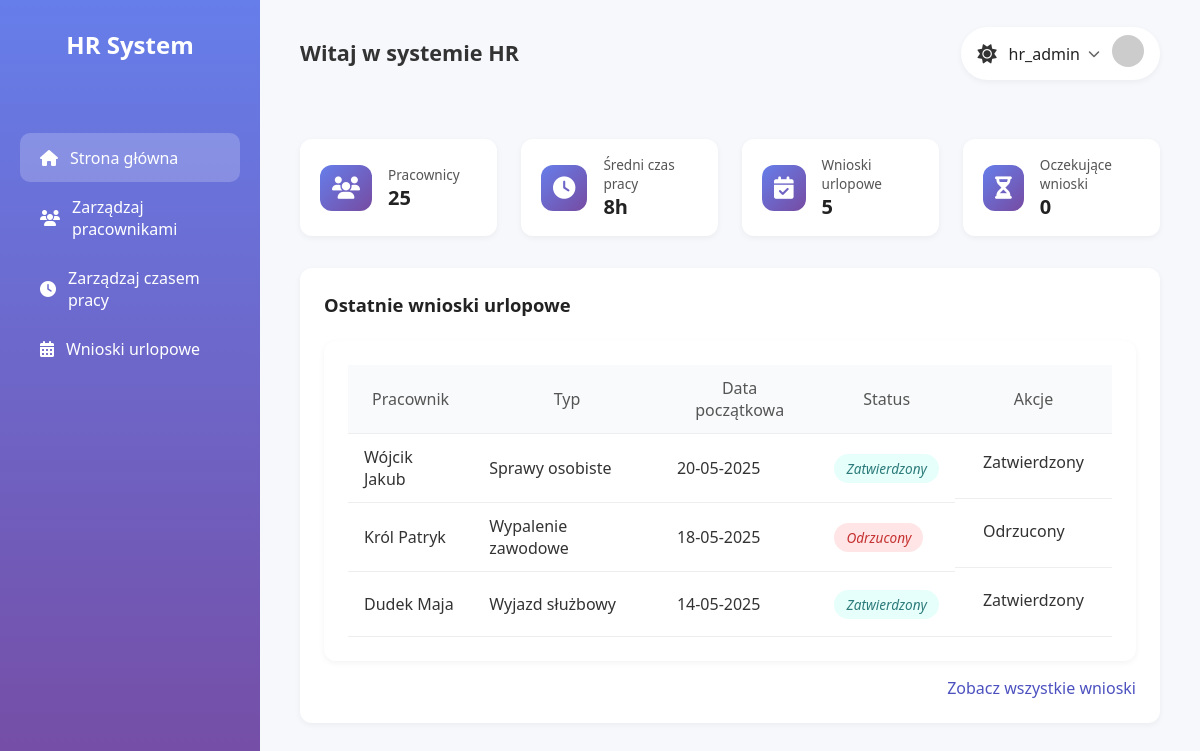
/dashboard.php (signed in), run on the app's committed database.
### tables this page shows
CREATE TABLE `urlopy` (
  `id` int(11) NOT NULL,
  `pracownik_id` int(11) NOT NULL,
  `data_rozpoczecia` date NOT NULL,
  `data_zakonczenia` date NOT NULL,
  `powod` varchar(255) DEFAULT NULL,
  `status` enum('oczekujący','zatwierdzony','odrzucony') DEFAULT 'oczekujący'
);

CREATE TABLE `pracownicy` (
  `id` int(11) NOT NULL,
  `imie` varchar(100) NOT NULL,
  `nazwisko` varchar(100) NOT NULL,
  `dzial` varchar(100) NOT NULL,
  `stanowisko` varchar(100) NOT NULL,
  `telefon` varchar(20) DEFAULT NULL,
  `email` varchar(100) DEFAULT NULL,
  `urlop` tinyint(1) DEFAULT 0
);

### dashboard.php (the view, shortened to what this page needs)
<?php
$conn = new mysqli('localhost', 'root', '', 'HRDASHBOARD');
$employeeCount = $conn->query("SELECT COUNT(*) as total FROM pracownicy")->fetch_assoc()['total'];
$leaveRequestsCount = $conn->query("SELECT COUNT(*) as total FROM urlopy")->fetch_assoc()['total'];
$pendingLeaveCount = $conn->query("SELECT COUNT(*) as total FROM urlopy WHERE status LIKE '%oczek%'")->fetch_assoc()['total'];
$avgHoursResult = $conn->query("SELECT AVG(TIME_TO_SEC(TIMEDIFF(godzina_zakonczenia, godzina_rozpoczecia))/3600) as avg_hours FROM grafik_pracy WHERE status = 'obecny'");
$avgHours = ($avgHoursResult && $row = $avgHoursResult->fetch_assoc()) ? round($row['avg_hours'], 2) : 40.00;
$recentLeavesResult = $conn->query("SELECT u.id, p.imie, p.nazwisko, u.powod, u.data_rozpoczecia, u.status FROM urlopy u JOIN pracownicy p ON u.pracownik_id = p.id ORDER BY u.data_rozpoczecia DESC LIMIT 3");
?>
<!DOCTYPE html>
<html lang="pl">
<head>
    <link rel="stylesheet" href="css/common.css">
    <link rel="stylesheet" href="css/dashboard.css">
    <link rel="stylesheet" href="css/leave.css">
    <link rel="stylesheet" href="https://cdnjs.cloudflare.com/ajax/libs/font-awesome/6.4.0/css/all.min.css">
</head>
<body class="theme-light">
<div class="dashboard-container">
    <aside class="sidebar">
        <div class="logo"><h2>HR System</h2></div>
        <nav class="menu">
            <a href="dashboard.php" class="menu-item active"><i class="fas fa-home"></i><span>Strona główna</span></a>
            <a href="manage_employees.php" class="menu-item"><i class="fas fa-users"></i><span>Zarządzaj pracownikami</span></a>
            <a href="manage_time.php" class="menu-item"><i class="fas fa-clock"></i><span>Zarządzaj czasem pracy</span></a>
            <a href="manage_leave.php" class="menu-item"><i class="fas fa-calendar-alt"></i><span>Wnioski urlopowe</span></a>
        </nav>
    </aside>
    <main class="main-content">
        <header class="header">
            <h1 class="welcome-message">Witaj w systemie HR</h1>
            <div class="user-info">
                <div class="user-box" id="userToggle">
                    <i class="fas fa-sun theme-icon" id="themeIcon"></i>
                    <span class="user-name"> <?= htmlspecialchars($_SESSION['user']) ?> </span>
                    <i class="fas fa-chevron-down dropdown-icon" id="dropdownToggle"></i>
                    <div class="avatar">
                        <img src="https://randomuser.me/api/portraits/men/32.jpg" alt="User Avatar">
                    </div>
                </div>
            </div>
        </header>
        <section class="stats-container">
            <div class="stat-card"><div class="stat-icon"><i class="fas fa-users"></i></div><div class="stat-info"><h3>Pracownicy</h3><div class="stat-value"><?= $employeeCount ?></div></div></div>
            <div class="stat-card"><div class="stat-icon"><i class="fas fa-clock"></i></div><div class="stat-info"><h3>Średni czas pracy</h3><div class="stat-value"><?= $avgHours ?>h</div></div></div>
            <div class="stat-card"><div class="stat-icon"><i class="fas fa-calendar-check"></i></div><div class="stat-info"><h3>Wnioski urlopowe</h3><div class="stat-value"><?= $leaveRequestsCount ?></div></div></div>
            <div class="stat-card"><div class="stat-icon"><i class="fas fa-hourglass-half"></i></div><div class="stat-info"><h3>Oczekujące wnioski</h3><div class="stat-value"><?= $pendingLeaveCount ?></div></div></div>
        </section>
        <section class="table-section">
            <div class="card">
                <div class="card-header"><h2>Ostatnie wnioski urlopowe</h2></div>
                <div class="leave-table-container">
                    <table class="leave-table">
                        <thead>
                        <tr><th>Pracownik</th><th>Typ</th><th>Data początkowa</th><th>Status</th><th>Akcje</th></tr>
                        </thead>
                        <tbody>
                        <?php
                        if ($recentLeavesResult && $recentLeavesResult->num_rows > 0) {
                            while ($leave = $recentLeavesResult->fetch_assoc()) {
                                $statusClass = 'status-pending';
                                $statusText = 'Oczekujący';
                                $actions = '<i class="fas fa-eye"></i>';
                                $statusLower = strtolower($leave['status']);
                                if (strpos($statusLower, 'zatwierdz') !== false) {
                                    $statusClass = 'status-approved';
                                    $statusText = 'Zatwierdzony';
                                    $actions = '<span class="action-disabled">Zatwierdzony</span>';
                                } elseif (strpos($statusLower, 'odrzuc') !== false) {
                                    $statusClass = 'status-rejected';
                                    $statusText = 'Odrzucony';
                                    $actions = '<span class="action-disabled">Odrzucony</span>';
                                } elseif (strpos($statusLower, 'oczek') !== false) {
                                    $actions = '<div class="actions">
                                        <i class="fas fa-check-circle approve-btn"></i>
                                        <i class="fas fa-times-circle reject-btn"></i>
                                    </div>';
                                }
                                echo '<tr>
                                    <td>' . htmlspecialchars($leave['nazwisko'] . ' ' . $leave['imie']) . '</td>
                                    <td>' . htmlspecialchars($leave['powod']) . '</td>
                                    <td>' . date('d-m-Y', strtotime($leave['data_rozpoczecia'])) . '</td>
                                    <td><span class="status-badge ' . $statusClass . '">' . $statusText . '</span></td>
                                    <td class="actions-cell">' . $actions . '</td>
                                </tr>';
                            }
                        } else {
                            echo '<tr><td colspan="5" class="no-data">Brak wniosków urlopowych</td></tr>';
                        }
                        ?>
                        </tbody>
                    </table>
                </div>
                <div class="card-footer">
                    <a href="manage_leave.php" class="view-all-btn">Zobacz wszystkie wnioski</a>
                </div>
            </div>
        </section>
    </main>
</div>
</body>
</html>

### css/common.css (style rules this page uses)
body { margin: 0; font-family: 'Segoe UI', Tahoma, Geneva, Verdana, sans-serif; background-color: #f6f8fc; color: #333; }
.dashboard-container { display: flex; height: 100vh; }
.main-content { flex: 1; padding: 1.5rem 2.5rem; display: flex; flex-direction: column; gap: 2rem; overflow-y: auto; }
.header { display: flex; justify-content: space-between; align-items: center; }
.welcome-message { font-size: 1.35rem; font-weight: 600; margin-bottom: 1rem; }
.sidebar { width: 220px; background: linear-gradient(180deg, #667eea, #764ba2); color: white; padding: 1.75rem 1.25rem; display: flex; flex-direction: column; gap: 2rem; }
.logo h2 { margin: 0; font-size: 1.5rem; text-align: center; margin-bottom: 2.5rem; }
.menu-item { display: flex; align-items: center; gap: 0.75rem; padding: 0.85rem 1.25rem; color: white; border-radius: 10px; text-decoration: none; transition: background 0.2s; }
.menu-item:hover, .menu-item.active { background-color: rgba(255, 255, 255, 0.2); }
.user-info { display: flex; align-items: center; justify-content: flex-end; }
.user-box { display: flex; align-items: center; background-color: white; padding: 0.5rem 1rem; border-radius: 999px; box-shadow: 0 2px 6px rgba(0, 0, 0, 0.05); gap: 0.75rem; transition: box-shadow 0.2s ease; }
.user-name { font-weight: 500; color: #222; }
.avatar img { width: 32px; height: 32px; border-radius: 50%; object-fit: cover; }
.theme-icon { font-size: 1.2rem; cursor: pointer; background: none; border: none; color: #333; }
.dropdown-icon { font-size: 0.75rem; color: #666; cursor: pointer; margin-left: -0.25rem; transition: transform 0.2s ease; }

### css/dashboard.css (style rules this page uses)
.stats-container { display: grid; grid-template-columns: repeat(auto-fit, minmax(180px, 1fr)); gap: 1.5rem; margin-top: 1.5rem; }
.stat-card { background: white; padding: 1rem 1.25rem; border-radius: 12px; box-shadow: 0 2px 6px rgba(0, 0, 0, 0.05); display: flex; align-items: center; gap: 1rem; transition: transform 0.2s ease, box-shadow 0.2s ease; }
.stat-icon { background: linear-gradient(135deg, #667eea, #764ba2); padding: 0.75rem; border-radius: 12px; font-size: 1.4rem; color: white; display: flex; align-items: center; justify-content: center; }
.stat-info h3 { margin: 0; font-size: 0.85rem; font-weight: 500; color: #555; }
.stat-value { font-size: 1.25rem; font-weight: bold; color: #222; }
.table-section .card { background-color: white; border-radius: 12px; padding: 1.5rem; box-shadow: 0 2px 6px rgba(0, 0, 0, 0.05); }
.card-header h2 { font-size: 1.15rem; margin: 0; color: #222; font-weight: 600; }
.leave-table-container { overflow-x: auto; margin-top: 1rem; }
.leave-table { width: 100%; border-collapse: separate; border-spacing: 0; }
.leave-table th, .leave-table td { padding: 0.75rem 1rem; border-bottom: 1px solid #eee; vertical-align: middle; }
.leave-table th { background-color: #f9fafb; font-weight: 500; color: #555; }
.status-badge { padding: 0.3rem 0.75rem; border-radius: 999px; font-size: 0.85rem; font-weight: 500; display: inline-block; font-style: italic; }
.status-approved { background-color: #e6fffa; color: #2c7a7b; }
.status-rejected { background-color: #ffe5e5; color: #c53030; }
.actions-cell { display: flex; gap: 1.2rem; vertical-align: middle; }
.leave-table td.actions-cell { height: 40px; vertical-align: middle; }
.leave-table td.actions-cell span.action-disabled { display: inline-flex; align-items: center; justify-content: center; height: 32px; padding: 0 0.75rem; border-radius: 6px; }
.card-footer { text-align: right; margin-top: 1rem; }
.view-all-btn { color: #4c51bf; text-decoration: none; font-weight: 500; }

### data on the page
urlopy: pracownicy.nazwisko+imie "Wójcik Jakub", powod "Sprawy osobiste", data_rozpoczecia "20-05-2025", status "Zatwierdzony"
urlopy: pracownicy.nazwisko+imie "Król Patryk", powod "Wypalenie zawodowe", data_rozpoczecia "18-05-2025", status "Odrzucony"
urlopy: pracownicy.nazwisko+imie "Dudek Maja", powod "Wyjazd służbowy", data_rozpoczecia "14-05-2025", status "Zatwierdzony"

### other printed values
$_SESSION['user'] "hr_admin"
$employeeCount "25"
$avgHours "8"
$leaveRequestsCount "5"
$pendingLeaveCount "0"
